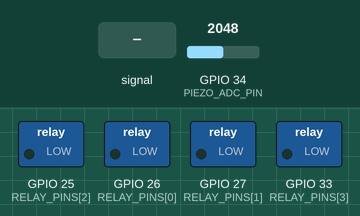
Simulated run of this sketch. Board: ESP32. On the bench: switched loads named in the sketch (green lamp = pin HIGH). The test bench sets the inputs (shaded band); at power-on: GPIO 34 (PIEZO_ADC_PIN) = 2048 (analog values on the 0–4095 scale).

Above: at 1.5 s.
1.6 s: GPIO 34 (PIEZO_ADC_PIN) fed a 200 Hz sine of ±327 counts around its level
At 2.8 s:
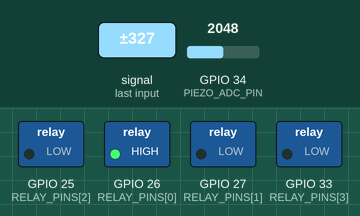
3.1 s: GPIO 34 (PIEZO_ADC_PIN) set to 2866
At 5.4 s:
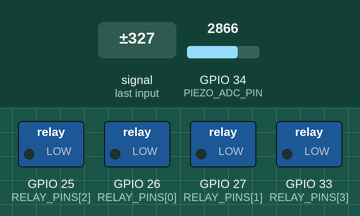
Timing chart, 0 to 6.9 s (numbered marks = the images above; inputs shaded):
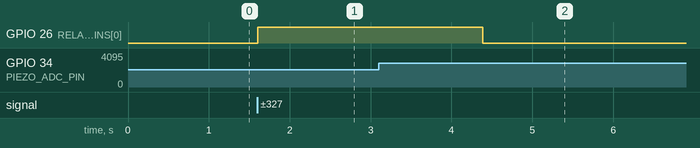

Measured:
- after the input at 1.6 s, GPIO 26 (RELAY_PINS[0]): LOW → HIGH at once
- after the input at 3.1 s, GPIO 26 (RELAY_PINS[0]): HIGH → LOW after 1.3 s

The sketch:

main.ino
```cpp
// ===== Piezo → Relay =====
// Code By Solehin Rizal
// - 6 piezos summed to GPIO34 via 10k each, ~100k to GND
// - 4-ch relay: IN1=26, IN2=27, IN3=25, IN4=33 (change if needed)

const int PIEZO_ADC_PIN = 34;           // keep on ADC1
const int RELAY_PINS[]   = {26, 27, 25, 33};
const int NUM_RELAYS     = 4;
int CHANNELS_TO_USE      = 1;           // how many channels to switch together

// Match your relay board jumpers:
const bool RELAY_ACTIVE_HIGH = true;    // set false if your board is active-LOW

// Filtering & detection (no hardware cap)
const int   SAMPLE_US    = 2000;        // ~500 Hz
const float EMA_ALPHA    = 0.04f;       // 0.03..0.07
int         MARGIN       = 180;         // raise if false hits, lower if misses
const unsigned long REFRACT_MS = 250;   // ignore new hits for this long

// Hold time for the light
const unsigned long HOLD_MS = 1000;     // 1 second after last hit

float ema = 0.0f;
unsigned long lastHitMs = 0;
unsigned long lightUntil = 0;

// Median-of-5 to tame single-sample glitches
int adcMedian5() {
  int v[5];
  for (int i = 0; i < 5; ++i) v[i] = analogRead(PIEZO_ADC_PIN);
  // tiny sort
  for (int i = 0; i < 5; ++i)
    for (int j = i+1; j < 5; ++j)
      if (v[j] < v[i]) { int t=v[i]; v[i]=v[j]; v[j]=t; }
  return v[2];
}

inline void relayWrite(int idx, bool on) {
  int pin = RELAY_PINS[idx];
  if (RELAY_ACTIVE_HIGH) digitalWrite(pin, on ? HIGH : LOW);
  else                   digitalWrite(pin, on ? LOW  : HIGH);
}
void setAllControlled(bool on) {
  for (int i = 0; i < CHANNELS_TO_USE; ++i) relayWrite(i, on);
}

void setup() {
  Serial.begin(115200);
  analogReadResolution(12);                          // 0..4095
  analogSetPinAttenuation(PIEZO_ADC_PIN, ADC_11db);  // ~0..3.3V

  for (int i = 0; i < NUM_RELAYS; ++i) {
    pinMode(RELAY_PINS[i], OUTPUT);
    relayWrite(i, false);
  }

  // Initialize baseline
  long sum = 0;
  for (int i = 0; i < 150; ++i) { sum += analogRead(PIEZO_ADC_PIN); delay(2); }
  ema = sum / 150.0f;
}

void loop() {
  int raw = adcMedian5();

  // Only update baseline when we're not far above it,
  // so big steps don't "drag" the baseline upward too much.
  if (raw < ema + (MARGIN / 2)) {
    ema += EMA_ALPHA * (raw - ema);
  } else {
    // small decay toward raw to keep baseline sane
    ema += (EMA_ALPHA * 0.25f) * (raw - ema);
  }

  int thresh = (int)ema + MARGIN;

  // Hit detection + refractory
  unsigned long now = millis();
  bool hit = false;
  if (raw > thresh && (now - lastHitMs) > REFRACT_MS) {
    hit = true;
    lastHitMs = now;
    lightUntil = now + HOLD_MS;   // extend 1-second window
  }

  // Drive relays
  if (now < lightUntil) setAllControlled(true);
  else                  setAllControlled(false);

  // Debug (optional)
  // Serial.print(raw); Serial.print('\t');
  // Serial.print((int)ema); Serial.print('\t');
  // Serial.print(thresh); Serial.print('\t');
  // Serial.println(hit ? 1 : 0);

  delayMicroseconds(SAMPLE_US);
}
```
